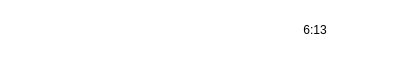
<?xml version="1.0" encoding="UTF-8"?>
<ui version="4.0">
 <class>Form</class>
 <widget class="QWidget" name="Form">
  <property name="geometry">
   <rect>
    <x>0</x>
    <y>0</y>
    <width>420</width>
    <height>60</height>
   </rect>
  </property>
  <property name="sizePolicy">
   <sizepolicy hsizetype="Fixed" vsizetype="Preferred">
    <horstretch>0</horstretch>
    <verstretch>0</verstretch>
   </sizepolicy>
  </property>
  <property name="windowTitle">
   <string>Form</string>
  </property>
  <property name="styleSheet">
   <string notr="true">border:none;
background-color: rgba(255, 255, 255, 0);</string>
  </property>
  <layout class="QHBoxLayout" name="horizontalLayout" stretch="0,10,1,0">
   <property name="spacing">
    <number>10</number>
   </property>
   <property name="leftMargin">
    <number>15</number>
   </property>
   <property name="topMargin">
    <number>0</number>
   </property>
   <property name="rightMargin">
    <number>15</number>
   </property>
   <property name="bottomMargin">
    <number>0</number>
   </property>
   <item>
    <widget class="QCheckBox" name="checkBox">
     <property name="styleSheet">
      <string notr="true">QCheckBox::indicator {
    width: 13px;
    height: 13px;
}</string>
     </property>
     <property name="text">
      <string/>
     </property>
    </widget>
   </item>
   <item>
    <widget class="QLabel" name="label">
     <property name="sizePolicy">
      <sizepolicy hsizetype="Minimum" vsizetype="Fixed">
       <horstretch>0</horstretch>
       <verstretch>0</verstretch>
      </sizepolicy>
     </property>
     <property name="minimumSize">
      <size>
       <width>0</width>
       <height>60</height>
      </size>
     </property>
     <property name="styleSheet">
      <string notr="true">font: 63 16pt &quot;Segoe UI Semibold&quot;;
color: rgb(255, 255, 255);</string>
     </property>
     <property name="text">
      <string/>
     </property>
    </widget>
   </item>
   <item>
    <widget class="QLabel" name="label_2">
     <property name="sizePolicy">
      <sizepolicy hsizetype="Fixed" vsizetype="Fixed">
       <horstretch>0</horstretch>
       <verstretch>0</verstretch>
      </sizepolicy>
     </property>
     <property name="minimumSize">
      <size>
       <width>60</width>
       <height>60</height>
      </size>
     </property>
     <property name="styleSheet">
      <string notr="true">font: 63 12pt &quot;Segoe UI Semibold&quot;;</string>
     </property>
     <property name="text">
      <string>6:13</string>
     </property>
     <property name="scaledContents">
      <bool>true</bool>
     </property>
     <property name="alignment">
      <set>Qt::AlignCenter</set>
     </property>
     <property name="wordWrap">
      <bool>true</bool>
     </property>
    </widget>
   </item>
   <item>
    <widget class="QPushButton" name="pushButton">
     <property name="minimumSize">
      <size>
       <width>50</width>
       <height>50</height>
      </size>
     </property>
     <property name="font">
      <font>
       <family>Segoe UI Semibold</family>
       <pointsize>25</pointsize>
       <weight>7</weight>
       <italic>false</italic>
       <bold>false</bold>
      </font>
     </property>
     <property name="styleSheet">
      <string notr="true">QPushButton{
	border: none;
	font: 63 25pt &quot;Segoe UI Semibold&quot;;
	color: rgb(255, 255, 255);
}</string>
     </property>
     <property name="text">
      <string>▶</string>
     </property>
    </widget>
   </item>
  </layout>
 </widget>
 <resources/>
 <connections/>
</ui>
